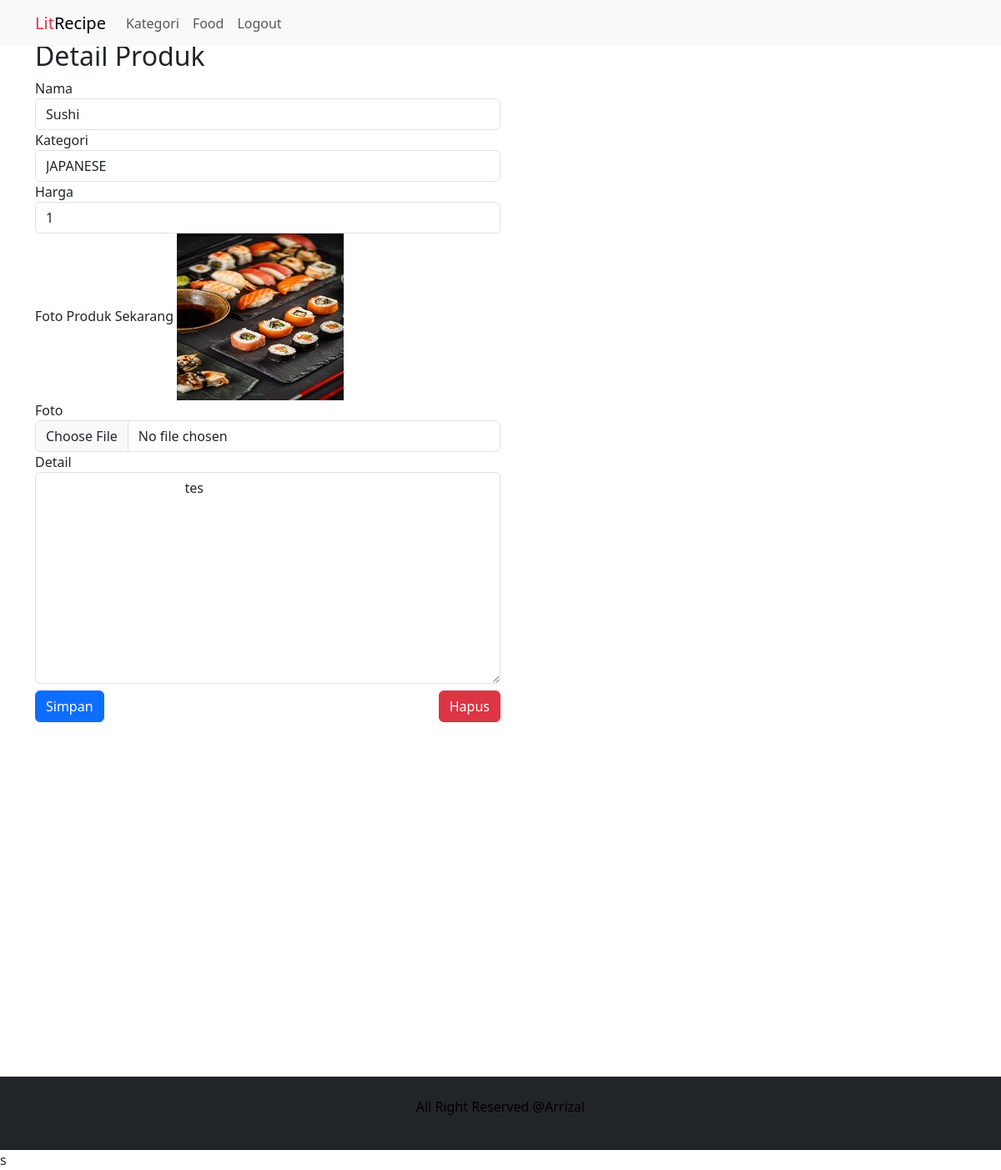
Page /admin/produk-detail.php?p=54 on the committed database.
### tables this page shows
CREATE TABLE `produk` (
  `id` int NOT NULL,
  `kategori_id` int NOT NULL,
  `nama` varchar(255) NOT NULL,
  `harga` varchar(100) NOT NULL,
  `foto` varchar(255) DEFAULT NULL,
  `detail` text
);

CREATE TABLE `kategori` (
  `id` int NOT NULL,
  `nama` varchar(100) NOT NULL
);

### admin/produk-detail.php (the view, shortened to what this page needs)
<?php
require "functions.php";
$id = $_GET['p'];
$query = mysqli_query($con, "SELECT a.*, b.nama AS nama_kategori FROM produk a JOIN kategori b ON a.kategori_id=b.id WHERE a.id='$id'");
$data = mysqli_fetch_array($query);
?>
<!DOCTYPE html>
<html lang="en">
<head>
    <link href="https://cdn.jsdelivr.net/npm/bootstrap@5.3.0-alpha3/dist/css/bootstrap.min.css" rel="stylesheet">
</head>
<body>
    <?php require "partials/nav.php"; ?>
    <div class="container mt-5">
        <div class="my-5 col-12 col-md-6 mb-5">
            <h2>Detail Produk</h2>
            <form action="" method="post" enctype="multipart/form-data">
                <div>
                    <label for="nama">Nama</label>
                    <input type="text" name="nama" id="nama" class="form-control" value="<?php echo $data['nama']; ?>" required>
                </div>
                <div>
                    <label for="kategori">Kategori</label>
                    <select name="kategori" id="kategori" class="form-control" required>
                        <option value="<?php echo $data['kategori_id']; ?>"><?php echo $data['nama_kategori']; ?></option>
                    </select>
                </div>
                <div>
                    <label for="harga">Harga</label>
                    <input type="text" class="form-control" value="<?php echo $data['harga']; ?>" name="harga" required>
                </div>
                <div>
                    <label for="currentFoto">Foto Produk Sekarang</label>
                    <img src="image/<?php echo $data['foto']; ?>" alt="" width="200px">
                </div>
                <div>
                    <label for="foto">Foto</label>
                    <input type="file" name="foto" id="foto" class="form-control">
                </div>
                <div>
                    <label for="detail">Detail</label>
                    <textarea name="detail" id="detail" cols="30" rows="10" class="form-control">
                    <?php echo $data['detail']; ?>
                </textarea>
                </div>
                <div CLASS="d-flex justify-content-between">
                    <button type="submit" class="btn btn-primary mt-2" name="simpan">Simpan</button>
                    <button type="submit" class="btn btn-danger mt-2" name="hapus">Hapus</button>
                </div>
            </form>
        </div>
    </div>
    <?php require "partials/footer.php" ?>
</body>
</html>s

### rows in the picture
produk: nama "Sushi", kategori "JAPANESE", harga "1", foto (picture), detail "tes"
